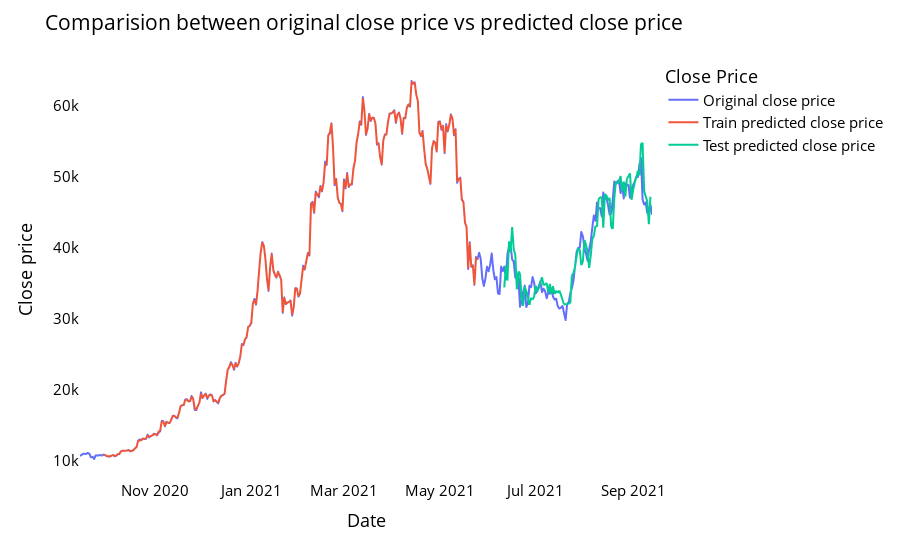

The notebook cell saved with this chart:
### Code cell
# shift train predictions for plotting

look_back=time_step
trainPredictPlot = np.empty_like(closedf)
trainPredictPlot[:, :] = np.nan
trainPredictPlot[look_back:len(train_predict)+look_back, :] = train_predict
print("Train predicted data: ", trainPredictPlot.shape)

# shift test predictions for plotting
testPredictPlot = np.empty_like(closedf)
testPredictPlot[:, :] = np.nan
testPredictPlot[len(train_predict)+(look_back*2)+1:len(closedf)-1, :] = test_predict
print("Test predicted data: ", testPredictPlot.shape)

names = cycle(['Original close price','Train predicted close price','Test predicted close price'])

plotdf = pd.DataFrame({'date': close_stock['date'],
                       'original_close': close_stock['close'],
                      'train_predicted_close': trainPredictPlot.reshape(1,-1)[0].tolist(),
                      'test_predicted_close': testPredictPlot.reshape(1,-1)[0].tolist()})

fig = px.line(plotdf,x=plotdf['date'], y=[plotdf['original_close'],plotdf['train_predicted_close'],
                                          plotdf['test_predicted_close']],
              labels={'value':'Close price','date': 'Date'})
fig.update_layout(title_text='Comparision between original close price vs predicted close price',
                  plot_bgcolor='white', font_size=15, font_color='black',legend_title_text='Close Price')
fig.for_each_trace(lambda t:  t.update(name = next(names)))

fig.update_xaxes(showgrid=False)
fig.update_yaxes(showgrid=False)
fig.show()

### Figure 1 — Plotly figure (JSON) as saved in the notebook; plotly's stock layout.template omitted (floating-point values rounded to 4 significant figures; data arrays with more than 128 entries replaced by an {"elided": "..."} marker saying what was removed)
{"data": [{"hovertemplate": "variable=original_close<br>Date=%{x}<br>Close price=%{y}<extra></extra>", "legendgroup": "original_close", "line": {"color": "#636efa", "dash": "solid"}, "marker": {"symbol": "circle"}, "mode": "lines", "name": "Original close price", "showlegend": true, "type": "scattergl", "x": {"elided": "365 str values"}, "xaxis": "x", "y": {"elided": "365 float values"}, "yaxis": "y"}, {"hovertemplate": "variable=wide_variable_1<br>Date=%{x}<br>Close price=%{y}<extra></extra>", "legendgroup": "wide_variable_1", "line": {"color": "#EF553B", "dash": "solid"}, "marker": {"symbol": "circle"}, "mode": "lines", "name": "Train predicted close price", "showlegend": true, "type": "scattergl", "x": {"elided": "365 str values"}, "xaxis": "x", "y": {"elided": "365 float values"}, "yaxis": "y"}, {"hovertemplate": "variable=wide_variable_2<br>Date=%{x}<br>Close price=%{y}<extra></extra>", "legendgroup": "wide_variable_2", "line": {"color": "#00cc96", "dash": "solid"}, "marker": {"symbol": "circle"}, "mode": "lines", "name": "Test predicted close price", "showlegend": true, "type": "scattergl", "x": {"elided": "365 str values"}, "xaxis": "x", "y": {"elided": "365 float values"}, "yaxis": "y"}], "layout": {"font": {"color": "black", "size": 15}, "legend": {"title": {"text": "Close Price"}, "tracegroupgap": 0}, "margin": {"t": 60}, "plot_bgcolor": "white", "title": {"text": "Comparision between original close price vs predicted close price"}, "xaxis": {"anchor": "y", "domain": [0, 1], "showgrid": false, "title": {"text": "Date"}}, "yaxis": {"anchor": "x", "domain": [0, 1], "showgrid": false, "title": {"text": "Close price"}}}}
